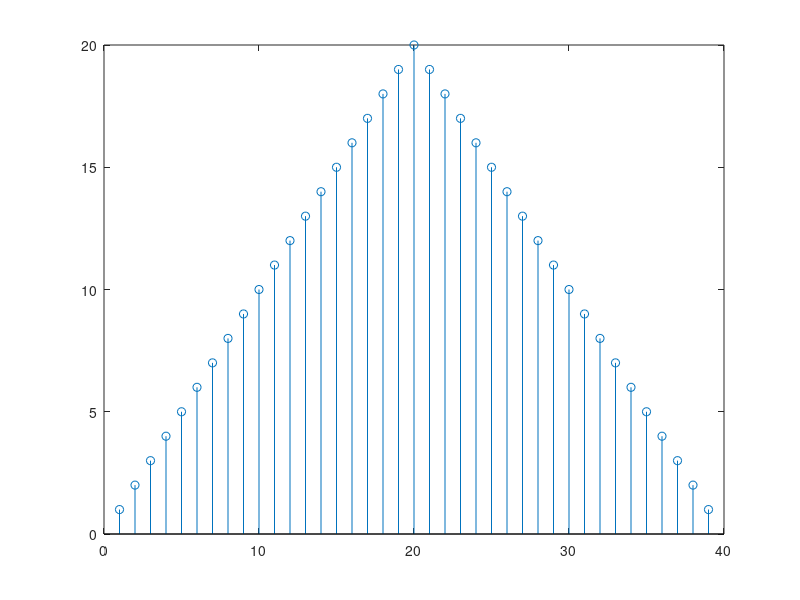
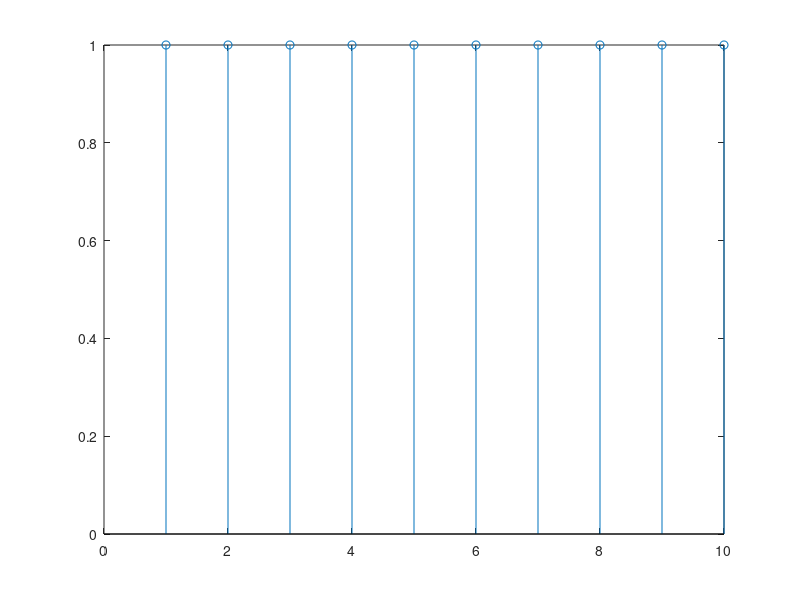
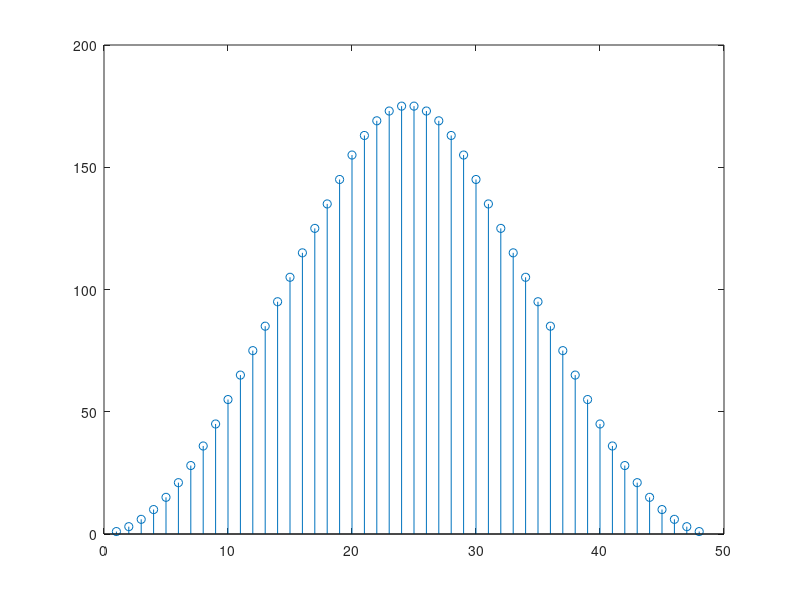
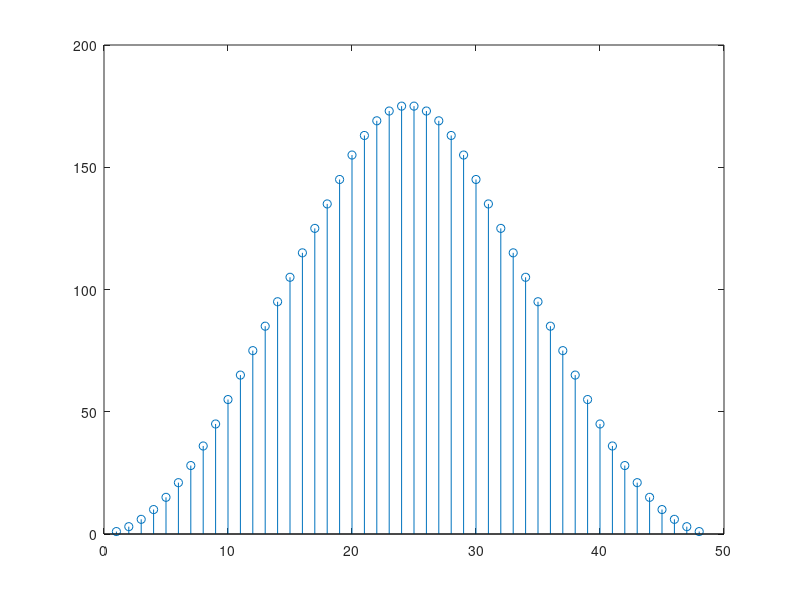

Write MATLAB code to recreate these figures, in order.
% case 1
x11=1:1:20;
x12=19:-1:1;
x1=[x11,x12];

x2=ones(10,1)';

y1=conv(x1,x2);

x13=zeros(length(x1)+length(x2)-1,length(x2))
for i=1:length(x2)
    x13(i:i+length(x1)-1,i)=x1';
end
y2=x13*x2';

f1 = figure();
stem(x1);
f2 = figure();
stem(x2);
f3 = figure();
stem(y1);
f4 = figure();
stem(y2);

% case 2
x3 = [3,9,27];
x4 = [2,4,8,16,32]
w1=conv(x3,x4);

x33=zeros(length(x3)+length(x4)-1,length(x4))
for i=1:length(x4)
    x33(i:i+length(x3)-1,i)=x3';
end
w2=x33*x4';

f5 = figure();
stem(x3);
f6 = figure();
stem(x4);
f7 = figure();
stem(w1);
f8 = figure();
stem(w2);